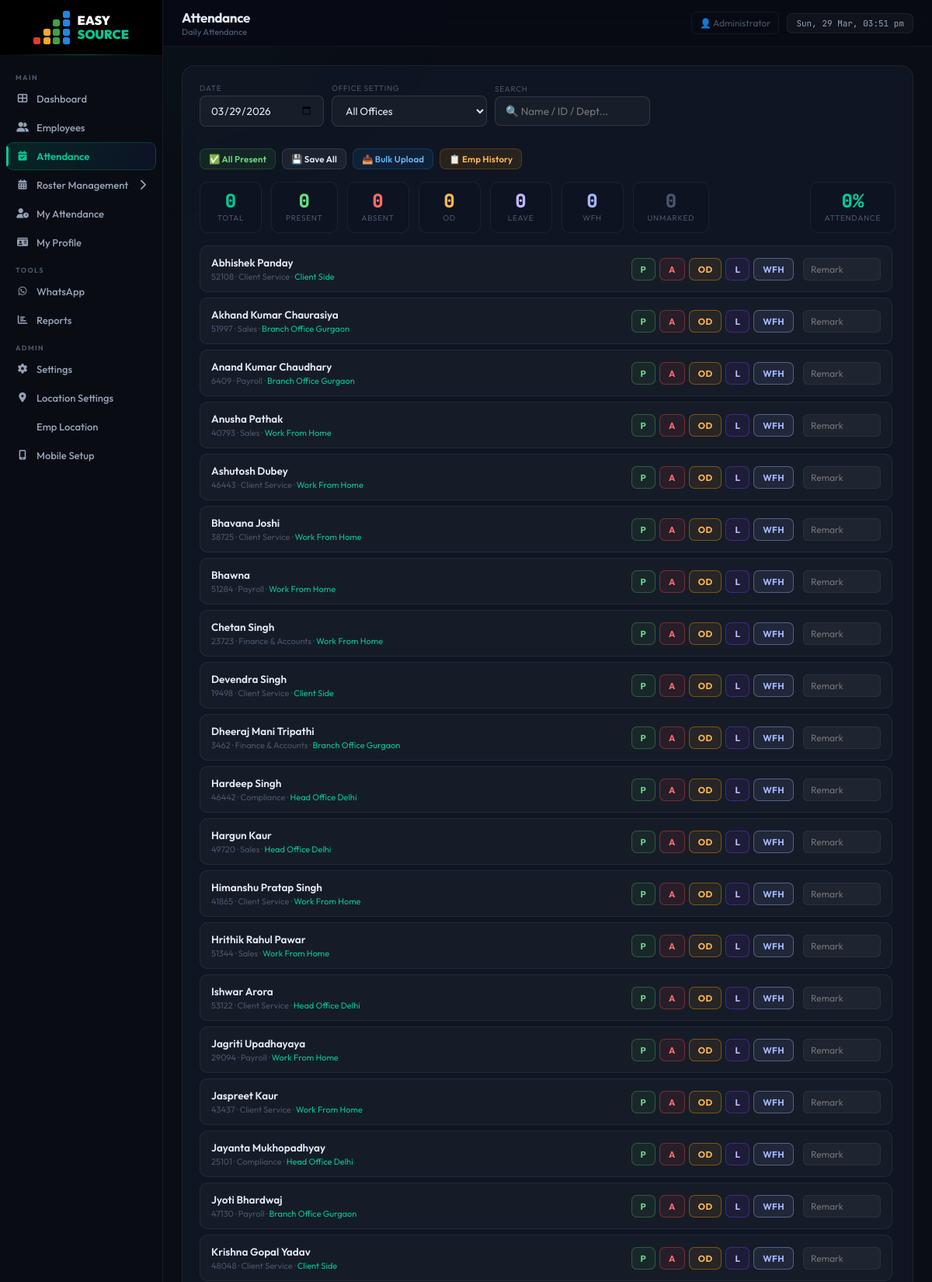
The app's page /attendance (signed in, upper part) with its own data.
### tables this page shows
CREATE TABLE employees (
            id INTEGER PRIMARY KEY AUTOINCREMENT,
            emp_id TEXT UNIQUE,
            name TEXT NOT NULL,
            phone TEXT,
            department TEXT,
            designation TEXT,
            email TEXT,
            join_date TEXT,
            status TEXT DEFAULT 'active',
            created_at TIMESTAMP DEFAULT CURRENT_TIMESTAMP
        , location TEXT DEFAULT '', office_setting TEXT DEFAULT '', gender TEXT DEFAULT '', home_latitude REAL, home_longitude REAL, home_radius INTEGER DEFAULT 200, location_mode TEXT DEFAULT 'office');

### app.py (the view)
@app.route('/attendance')
@login_required
def attendance():
    if session.get('role') not in ['admin', 'subadmin']:
        return redirect(url_for('my_attendance'))
    conn = get_db()
    emps = rows(conn.execute('SELECT emp_id, name, department, designation, office_setting FROM employees WHERE status="active" ORDER BY name').fetchall())
    conn.close()
    today = date.today().isoformat()
    return render_template('attendance.html', employees=emps, now=today)

### app.py (called while the page is built)
def get_db():
    conn = sqlite3.connect(DB)
    conn.row_factory = sqlite3.Row
    return conn

def rows(cursor_result):
    return [dict(r) for r in cursor_result] if cursor_result else []

def login_required(f):
    @wraps(f)
    def decorated(*args, **kwargs):
        if 'user_id' not in session:
            if request.is_json or request.path.startswith('/api/'):
                return jsonify({'error': 'Session expired. Please login again.', 'redirect': '/login'}), 401
            return redirect(url_for('login'))
        return f(*args, **kwargs)
    return decorated

### templates/attendance.html (shortened to what this page needs)
{% extends "base.html" %}
{% block page_title %}Attendance{% endblock %}
{% block breadcrumb %}Daily Attendance{% endblock %}
{% block content %}
<div class="card">
  <div class="att-toolbar">
    <div style="display:flex;flex-direction:column;gap:3px">
      <label style="font-size:10px;color:var(--muted);text-transform:uppercase;letter-spacing:.07em">Date</label>
      <input type="date" id="attDate" class="form-control" style="width:160px" onchange="loadAttendance()">
    </div>
    <div style="display:flex;flex-direction:column;gap:3px">
      <label style="font-size:10px;color:var(--muted);text-transform:uppercase;letter-spacing:.07em">Office Setting</label>
      <select class="form-control" id="officeFilter" style="width:200px" onchange="applyFilter()">
        <option value="">All Offices</option>
      </select>
    </div>
    <div style="display:flex;flex-direction:column;gap:3px">
      <label style="font-size:10px;color:var(--muted);text-transform:uppercase;letter-spacing:.07em">Search</label>
      <input type="text" class="form-control" id="attSearch" placeholder="🔍 Name / ID / Dept..."
        style="width:200px" oninput="applyFilter()">
    </div>
    <div style="margin-top:18px;display:flex;gap:8px;flex-wrap:wrap">
      <button class="btn btn-success btn-sm" onclick="markAll('P')">✅ All Present</button>
      <button class="btn btn-secondary btn-sm" onclick="saveBulk()">💾 Save All</button>
      <button class="btn btn-info btn-sm" onclick="openBulkUpload()">📤 Bulk Upload</button>
      <button class="btn btn-warning btn-sm" onclick="openEmpHistory()">📋 Emp History</button>
    </div>
  </div>
  <div class="att-stat-row">
    <div class="att-stat"><div class="num" id="cTotal" style="color:var(--accent)">0</div><div class="lbl">Total</div></div>
    <div class="att-stat"><div class="num" id="cP" style="color:#69db7c">0</div><div class="lbl">Present</div></div>
    <div class="att-stat"><div class="num" id="cA" style="color:#ff6b6b">0</div><div class="lbl">Absent</div></div>
    <div class="att-stat"><div class="num" id="cOD" style="color:#ffb74d">0</div><div class="lbl">OD</div></div>
    <div class="att-stat"><div class="num" id="cL" style="color:#c4b5fd">0</div><div class="lbl">Leave</div></div>
    <div class="att-stat"><div class="num" id="cWFH" style="color:#a5b4fc">0</div><div class="lbl">WFH</div></div>
    <div class="att-stat"><div class="num" id="cUnmarked" style="color:var(--muted)">0</div><div class="lbl">Unmarked</div></div>
    <div class="att-stat" style="margin-left:auto"><div class="num" id="cPct" style="color:var(--accent)">0%</div><div class="lbl">Attendance</div></div>
  </div>
  <div class="att-grid" id="attGrid">
    {% for emp in employees %}
    <div class="att-row" id="row-{{ emp.emp_id }}" data-emp-id="{{ emp.emp_id }}"
      data-office="{{ emp.office_setting or '' }}" data-name="{{ emp.name|lower }}"
      data-dept="{{ emp.department|lower if emp.department else '' }}">
      <div>
        <div class="emp-name">{{ emp.name }}</div>
        <div class="emp-meta">{{ emp.emp_id }} · {{ emp.department or '' }}{% if emp.office_setting %} · <span style="color:var(--accent)">{{ emp.office_setting }}</span>{% endif %}</div>
      </div>
      <div class="att-btns">
        <button class="att-btn P"   onclick="markAtt('{{ emp.emp_id }}','P')">P</button>
        <button class="att-btn A"   onclick="markAtt('{{ emp.emp_id }}','A')">A</button>
        <button class="att-btn OD"  onclick="markAtt('{{ emp.emp_id }}','OD')">OD</button>
        <button class="att-btn L"   onclick="markAtt('{{ emp.emp_id }}','L')">L</button>
        <button class="att-btn WFH" onclick="markAtt('{{ emp.emp_id }}','WFH')">WFH</button>
      </div>
      <input class="remark-input" id="remark-{{ emp.emp_id }}" placeholder="Remark">
    </div>
    {% else %}
    <p style="text-align:center;color:var(--muted);padding:40px">No employees found.</p>
    {% endfor %}
  </div>
</div>
{% endblock %}

### records on screen
employees: name "Abhishek Panday", emp_id "52108", department "Client Service", office_setting "Client Side"
employees: name "Akhand Kumar Chaurasiya", emp_id "51997", department "Sales", office_setting "Branch Office Gurgaon"
employees: name "Anand Kumar Chaudhary", emp_id "6409", department "Payroll", office_setting "Branch Office Gurgaon"
employees: name "Anusha Pathak", emp_id "40793", department "Sales", office_setting "Work From Home"
employees: name "Ashutosh Dubey", emp_id "46443", department "Client Service", office_setting "Work From Home"
employees: name "Bhavana Joshi", emp_id "38725", department "Client Service", office_setting "Work From Home"
employees: name "Bhawna", emp_id "51284", department "Payroll", office_setting "Work From Home"
employees: name "Chetan Singh", emp_id "23723", department "Finance & Accounts", office_setting "Work From Home"
employees: name "Devendra Singh", emp_id "19498", department "Client Service", office_setting "Client Side"
employees: name "Dheeraj Mani Tripathi", emp_id "3462", department "Finance & Accounts", office_setting "Branch Office Gurgaon"
employees: name "Hardeep Singh", emp_id "46442", department "Compliance", office_setting "Head Office Delhi"
employees: name "Hargun Kaur", emp_id "49720", department "Sales", office_setting "Head Office Delhi"
employees: name "Himanshu Pratap Singh", emp_id "41865", department "Client Service", office_setting "Work From Home"
employees: name "Hrithik Rahul Pawar", emp_id "51344", department "Sales", office_setting "Work From Home"
employees: name "Ishwar Arora", emp_id "53122", department "Client Service", office_setting "Head Office Delhi"
employees: name "Jagriti Upadhayaya", emp_id "29094", department "Payroll", office_setting "Work From Home"
employees: name "Jaspreet Kaur", emp_id "43437", department "Client Service", office_setting "Work From Home"
employees: name "Jayanta Mukhopadhyay", emp_id "25101", department "Compliance", office_setting "Head Office Delhi"
employees: name "Jyoti Bhardwaj", emp_id "47130", department "Payroll", office_setting "Branch Office Gurgaon"
employees: name "Krishna Gopal Yadav", emp_id "48048", department "Client Service", office_setting "Client Side"

### other values on screen
{{ session.name or session.username }} "Administrator"
